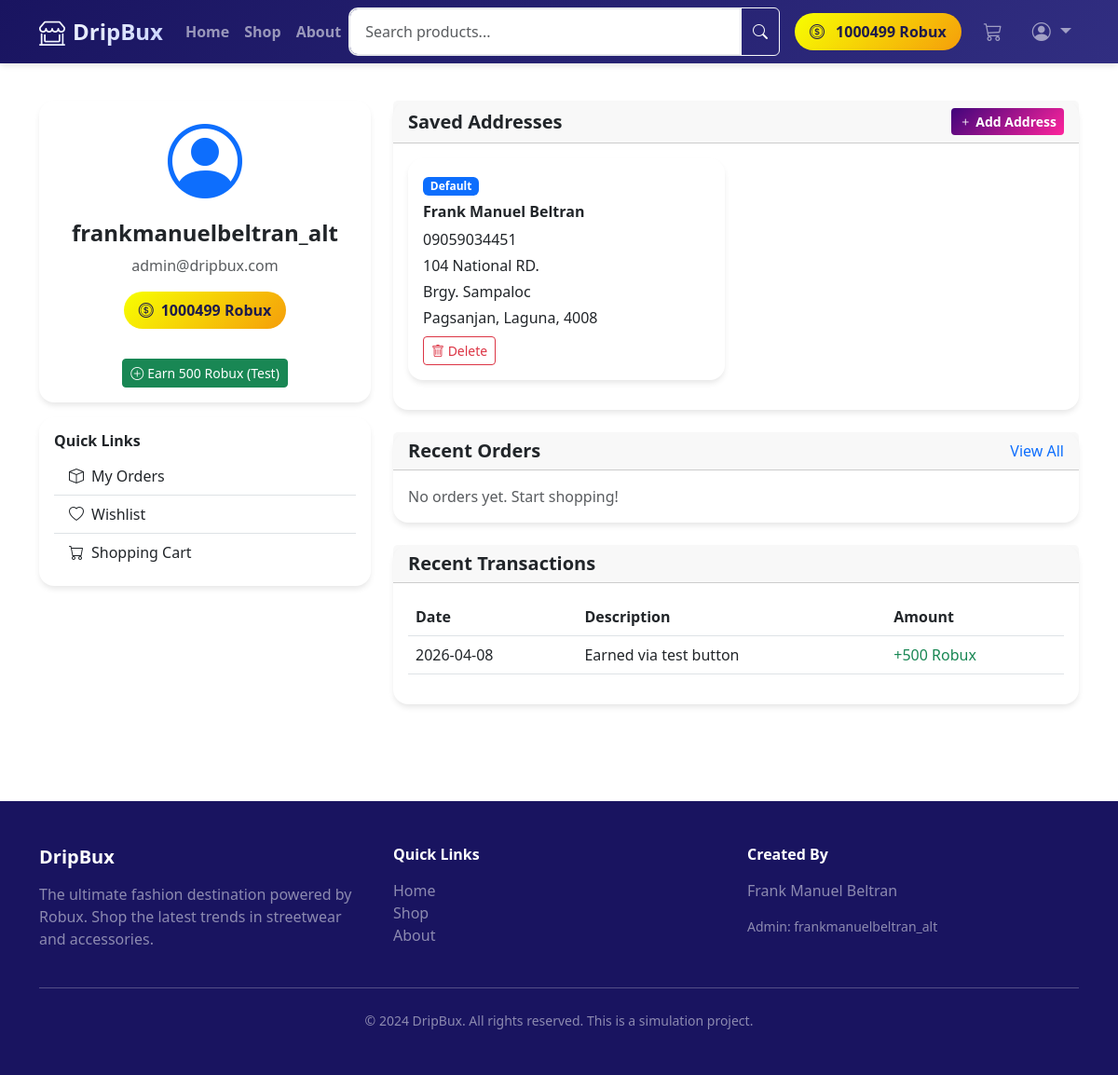
Page /auth/profile (signed in) on the committed database.
### DripBux/models.py (models this page shows, shortened)
class User(UserMixin, db.Model):
    __tablename__ = 'users'
    id = db.Column(db.Integer, primary_key=True)
    username = db.Column(db.String(80), unique=True, nullable=False, index=True)
    email = db.Column(db.String(120), unique=True, nullable=False)
    password_hash = db.Column(db.String(255), nullable=False)
    robux_balance = db.Column(db.Integer, default=1000)  # Starting balance
    is_admin = db.Column(db.Boolean, default=False)
    created_at = db.Column(db.DateTime, default=datetime.utcnow)
    addresses = db.relationship('Address', backref='user', lazy=True, cascade='all, delete-orphan')
    cart = db.relationship('Cart', backref='user', uselist=False, cascade='all, delete-orphan')
    orders = db.relationship('Order', backref='user', lazy=True, cascade='all, delete-orphan')
    wishlist_items = db.relationship('Wishlist', backref='user', lazy=True, cascade='all, delete-orphan')
    reviews = db.relationship('Review', backref='user', lazy=True, cascade='all, delete-orphan')
    transactions = db.relationship('Transaction', backref='user', lazy=True, cascade='all, delete-orphan')

class Address(db.Model):
    __tablename__ = 'addresses'
    id = db.Column(db.Integer, primary_key=True)
    user_id = db.Column(db.Integer, db.ForeignKey('users.id'), nullable=False)
    full_name = db.Column(db.String(100), nullable=False)
    phone = db.Column(db.String(20), nullable=False)
    address_line1 = db.Column(db.String(255), nullable=False)
    address_line2 = db.Column(db.String(255))
    city = db.Column(db.String(100), nullable=False)
    postal_code = db.Column(db.String(20), nullable=False)
    is_default = db.Column(db.Boolean, default=False)
    created_at = db.Column(db.DateTime, default=datetime.utcnow)

class Transaction(db.Model):
    __tablename__ = 'transactions'
    id = db.Column(db.Integer, primary_key=True)
    user_id = db.Column(db.Integer, db.ForeignKey('users.id'), nullable=False)
    amount = db.Column(db.Integer, nullable=False)  # Positive for credit, negative for debit
    type = db.Column(db.String(20), nullable=False)  # credit, debit
    description = db.Column(db.String(255))
    reference_type = db.Column(db.String(50))  # order, adjustment, bonus
    reference_id = db.Column(db.Integer)
    created_at = db.Column(db.DateTime, default=datetime.utcnow)

### DripBux/routes/auth.py (the view)
@auth_bp.route('/profile')
@login_required
def profile():
    addresses = Address.query.filter_by(user_id=current_user.id).all()
    orders = current_user.orders
    transactions = current_user.transactions[-10:]
    return render_template('auth/profile.html',
                         addresses=addresses,
                         orders=orders,
                         transactions=transactions)

### DripBux/models.py (called while the page is built)
    def get_total_items(self):
        return sum(item.quantity for item in self.items)

### DripBux/templates/auth/profile.html (shortened to what this page needs)
{% extends "base.html" %}
{% block content %}
<div class="container py-4">
    <div class="row">
        <div class="col-lg-4 mb-4">
            <div class="card">
                <div class="card-body text-center">
                    <div class="mb-3">
                        <i class="bi bi-person-circle display-1 text-primary"></i>
                    </div>
                    <h4 class="fw-bold">{{ current_user.username }}</h4>
                    <p class="text-muted">{{ current_user.email }}</p>
                    <div class="robux-badge mb-3">
                        <i class="bi bi-coin"></i>
                        {{ current_user.robux_balance }} Robux
                    </div>
                    <form action="{{ url_for('auth.earn_robux') }}" method="POST" class="mt-3">
                        <button type="submit" class="btn btn-success btn-sm">
                            <i class="bi bi-plus-circle me-1"></i>Earn 500 Robux (Test)
                        </button>
                    </form>
                </div>
            </div>
            <div class="card mt-3">
                <div class="card-body">
                    <h6 class="fw-bold">Quick Links</h6>
                    <div class="list-group list-group-flush">
                        <a href="{{ url_for('shop.order_history') }}" class="list-group-item list-group-item-action">
                            <i class="bi bi-box me-2"></i>My Orders
                        </a>
                        <a href="{{ url_for('shop.view_wishlist') }}" class="list-group-item list-group-item-action">
                            <i class="bi bi-heart me-2"></i>Wishlist
                        </a>
                        <a href="{{ url_for('shop.view_cart') }}" class="list-group-item list-group-item-action">
                            <i class="bi bi-cart me-2"></i>Shopping Cart
                        </a>
                    </div>
                </div>
            </div>
        </div>
        <div class="col-lg-8">
            <div class="card mb-4">
                <div class="card-header d-flex justify-content-between align-items-center">
                    <h5 class="fw-bold mb-0">Saved Addresses</h5>
                    <a href="{{ url_for('auth.add_address') }}" class="btn btn-primary btn-sm">
                        <i class="bi bi-plus me-1"></i>Add Address
                    </a>
                </div>
                <div class="card-body">
                    {% if addresses %}
                    <div class="row">
                        {% for address in addresses %}
                        <div class="col-md-6 mb-3">
                            <div class="card h-100 {{ 'border-primary' if address.is_default }}">
                                <div class="card-body">
                                    {% if address.is_default %}
                                    <span class="badge bg-primary mb-2">Default</span>
                                    {% endif %}
                                    <h6 class="fw-bold">{{ address.full_name }}</h6>
                                    <p class="mb-1">{{ address.phone }}</p>
                                    <p class="mb-1">{{ address.address_line1 }}</p>
                                    {% if address.address_line2 %}
                                    <p class="mb-1">{{ address.address_line2 }}</p>
                                    {% endif %}
                                    <p class="mb-0">{{ address.city }}, {{ address.postal_code }}</p>
                                    <form action="{{ url_for('auth.delete_address', address_id=address.id) }}" method="POST" class="mt-2">
                                        <button type="submit" class="btn btn-outline-danger btn-sm" onclick="return confirm('Delete this address?')">
                                            <i class="bi bi-trash"></i> Delete
                                        </button>
                                    </form>
                                </div>
                            </div>
                        </div>
                        {% endfor %}
                    </div>
                    {% else %}
                    <p class="text-muted mb-0">No saved addresses. Add one to speed up checkout!</p>
                    {% endif %}
                </div>
            </div>
            <div class="card mb-4">
                <div class="card-header d-flex justify-content-between align-items-center">
                    <h5 class="fw-bold mb-0">Recent Orders</h5>
                    <a href="{{ url_for('shop.order_history') }}" class="text-decoration-none">View All</a>
                </div>
                <div class="card-body">
                    {% if orders %}
                    <div class="table-responsive">
                        <table class="table">
                            <thead>
                                <tr>
                                    <th>Order #</th>
                                    <th>Date</th>
                                    <th>Total</th>
                                    <th>Status</th>
                                </tr>
                            </thead>
                            <tbody>
                                {% for order in orders[:5] %}
                                <tr>
                                    <td><a href="{{ url_for('shop.order_detail', order_id=order.id) }}">{{ order.order_number }}</a></td>
                                    <td>{{ order.created_at.strftime('%Y-%m-%d') }}</td>
                                    <td>{{ order.final_total }} Robux</td>
                                    <td><span class="badge bg-{{ 'warning' if order.status == 'pending' else 'info' if order.status == 'shipped' else 'success' if order.status == 'delivered' else 'secondary' }}">{{ order.status.replace('_', ' ').title() }}</span></td>
                                </tr>
                                {% endfor %}
                            </tbody>
                        </table>
                    </div>
                    {% else %}
                    <p class="text-muted mb-0">No orders yet. Start shopping!</p>
                    {% endif %}
                </div>
            </div>
            <div class="card">
                <div class="card-header">
                    <h5 class="fw-bold mb-0">Recent Transactions</h5>
                </div>
                <div class="card-body">
                    {% if transactions %}
                    <div class="table-responsive">
                        <table class="table">
                            <thead>
                                <tr>
                                    <th>Date</th>
                                    <th>Description</th>
                                    <th>Amount</th>
                                </tr>
                            </thead>
                            <tbody>
                                {% for tx in transactions %}
                                <tr>
                                    <td>{{ tx.created_at.strftime('%Y-%m-%d') }}</td>
                                    <td>{{ tx.description }}</td>
                                    <td class="{{ 'text-success' if tx.amount > 0 else 'text-danger' }}">
                                        {{ '+' if tx.amount > 0 else '' }}{{ tx.amount }} Robux
                                    </td>
                                </tr>
                                {% endfor %}
                            </tbody>
                        </table>
                    </div>
                    {% else %}
                    <p class="text-muted mb-0">No transactions yet.</p>
                    {% endif %}
                </div>
            </div>
        </div>
    </div>
</div>
{% endblock %}

### DripBux/templates/base.html (shortened to what this page needs)
<!DOCTYPE html>
<html lang="en">
<head>
    <link href="https://cdn.jsdelivr.net/npm/bootstrap@5.3.0/dist/css/bootstrap.min.css" rel="stylesheet">
    <link rel="stylesheet" href="https://cdn.jsdelivr.net/npm/bootstrap-icons@1.10.0/font/bootstrap-icons.css">
</head>
<body>
    <nav class="navbar navbar-expand-lg navbar-dark sticky-top">
        <div class="container">
            <a class="navbar-brand d-flex align-items-center" href="{{ url_for('main.index') }}">
                <i class="bi bi-shop-window me-2 fs-3"></i>
                <span class="fw-bold">DripBux</span>
            </a>
            <div class="collapse navbar-collapse" id="navbarNav">
                <ul class="navbar-nav me-auto mb-2 mb-lg-0">
                    <li class="nav-item">
                        <a class="nav-link fw-semibold" href="{{ url_for('main.index') }}">Home</a>
                    </li>
                    <li class="nav-item">
                        <a class="nav-link fw-semibold" href="{{ url_for('main.search') }}">Shop</a>
                    </li>
                    <li class="nav-item">
                        <a class="nav-link fw-semibold" href="{{ url_for('main.about') }}">About</a>
                    </li>
                </ul>
                <form class="d-flex me-3 flex-grow-1 flex-lg-auto" action="{{ url_for('main.search') }}" method="GET">
                    <div class="input-group w-100">
                        <input type="search" name="query" class="form-control" placeholder="Search products..." aria-label="Search">
                        <button class="btn btn-outline-light" type="submit"><i class="bi bi-search"></i></button>
                    </div>
                </form>
                <ul class="navbar-nav align-items-center">
                    {% if current_user.is_authenticated %}
                    <li class="nav-item me-3 d-flex align-items-center">
                        <span class="robux-badge">
                            <i class="bi bi-coin me-1"></i>
                            {{ current_user.robux_balance }} Robux
                        </span>
                    </li>
                    <li class="nav-item me-3 position-relative">
                        <a class="nav-link position-relative fs-5" href="{{ url_for('shop.view_cart') }}">
                            <i class="bi bi-cart3"></i>
                        </a>
                    </li>
                    <li class="nav-item dropdown">
                        <a class="nav-link dropdown-toggle fs-5" href="#" role="button" data-bs-toggle="dropdown">
                            <i class="bi bi-person-circle"></i>
                        </a>
                    </li>
                    {% endif %}
                </ul>
            </div>
        </div>
    </nav>
    {% block content %}{% endblock %}
    <footer class="footer">
        <div class="container">
            <div class="row">
                <div class="col-md-4">
                    <h5 class="fw-bold mb-3">DripBux</h5>
                    <p class="text-white-50">The ultimate fashion destination powered by Robux. Shop the latest trends in streetwear and accessories.</p>
                </div>
                <div class="col-md-4">
                    <h6 class="fw-bold mb-3">Quick Links</h6>
                    <ul class="list-unstyled">
                        <li><a href="{{ url_for('main.index') }}" class="text-white-50 text-decoration-none">Home</a></li>
                        <li><a href="{{ url_for('main.search') }}" class="text-white-50 text-decoration-none">Shop</a></li>
                        <li><a href="{{ url_for('main.about') }}" class="text-white-50 text-decoration-none">About</a></li>
                    </ul>
                </div>
                <div class="col-md-4">
                    <h6 class="fw-bold mb-3">Created By</h6>
                    <p class="text-white-50">Frank Manuel Beltran</p>
                    <p class="text-white-50 small">Admin: frankmanuelbeltran_alt</p>
                </div>
            </div>
            <hr class="my-4">
            <div class="text-center text-white-50 small">
                &copy; 2024 DripBux. All rights reserved. This is a simulation project.
            </div>
        </div>
    </footer>
</body>
</html>

### DripBux/templates/base.html (style rules this page uses)
:root { --primary-color: #40057b; --secondary-color: #fe249c; --accent-color: #ec4899; --dark-bg: #191460; --light-bg: #ffffff; }
body { font-family: 'Segoe UI', Tahoma, Geneva, Verdana, sans-serif; background-color: var(--light-bg); }
.navbar { background: linear-gradient(135deg, var(--dark-bg) 0%, #312e81 100%); box-shadow: 0 4px 6px -1px rgba(0, 0, 0, 0.1); }
.navbar-brand { font-weight: 800; font-size: 1.5rem; background: linear-gradient(135deg, #fff 0%, #c7d2fe 100%); -webkit-background-clip: text; -webkit-text-fill-color: transparent; }
.robux-badge { background: linear-gradient(135deg, #f7ff01 0%, #f59e0b 100%); color: #1e1b4b; font-weight: 700; padding: 0.5rem 1rem; border-radius: 9999px; display: inline-flex; align-items: center; gap: 0.5rem; }
.btn-primary { background: linear-gradient(135deg, var(--primary-color) 0%, var(--secondary-color) 100%); border: none; font-weight: 600; }
.card { border: none; border-radius: 16px; box-shadow: 0 4px 6px -1px rgba(0, 0, 0, 0.1); transition: all 0.3s ease; }
.footer { background: var(--dark-bg); color: white; padding: 3rem 0; margin-top: 5rem; }
.form-control, .form-select { border-radius: 10px; border: 2px solid #e5e7eb; padding: 0.75rem 1rem; }

### rows in the picture
User: robux_balance "1000499", username "frankmanuelbeltran_alt", email "admin@dripbux.com"
Address: is_default "Default", full_name "Frank Manuel Beltran", phone "09059034451", address_line1 "104 National RD.", address_line2 "Brgy. Sampaloc", city "Pagsanjan, Laguna", postal_code "4008"
Transaction: created_at "2026-04-08", description "Earned via test button", amount "+", amount "500"
